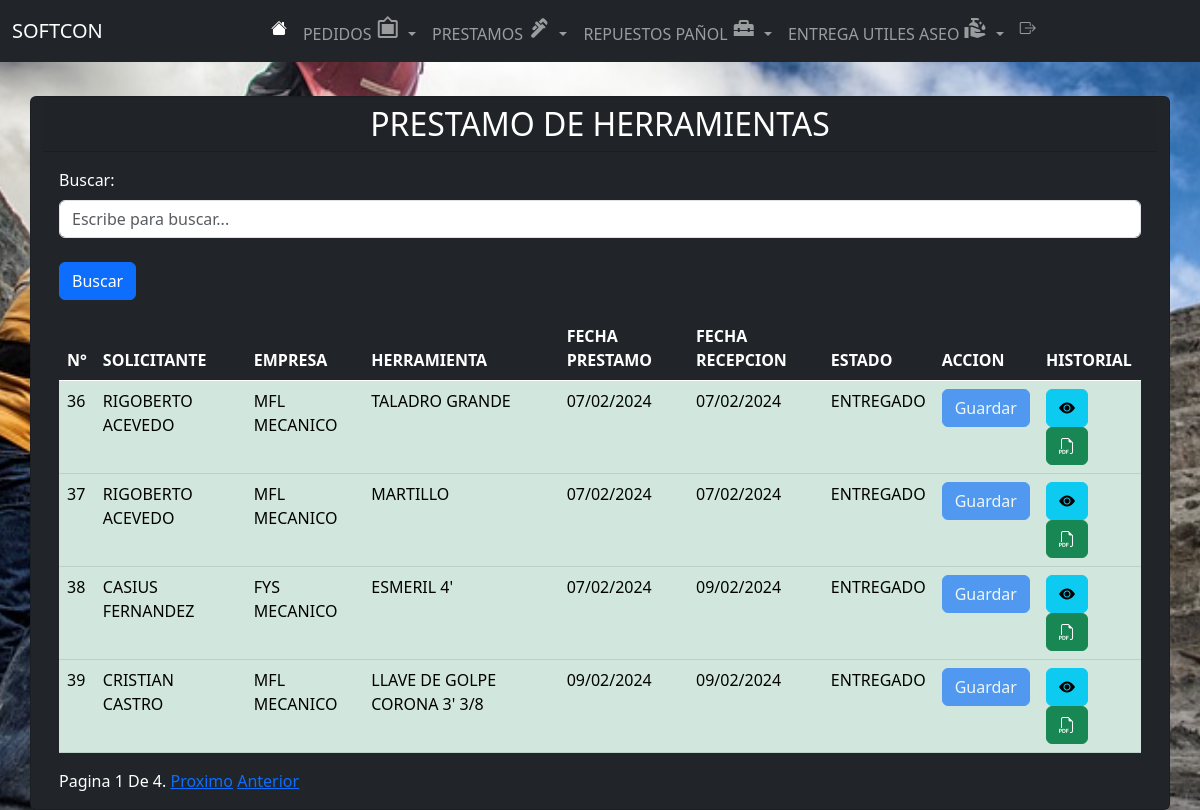
The app's page /lista_prestamo/ with its own data.
### app/models.py (models this page shows)
class Prestamo(models.Model):
    STATUS_CHOICES = [
        ('ENTREGADO', 'Entregado'),
        ('NO_ENTREGADO', 'No Entregado'),
    ]
    nombre_solicitante = models.ForeignKey(Obrero, related_name="prestamo", on_delete=models.CASCADE, verbose_name="Obrero")
    empresa = models.ForeignKey(Empresa, related_name="prestamo", on_delete=models.CASCADE, verbose_name="empresa")
    herramienta = models.ForeignKey(Herramienta, related_name="prestamo", on_delete=models.CASCADE, verbose_name="Herramienta")
    status = models.CharField(max_length=20, choices=STATUS_CHOICES, default='NO_ENTREGADO')
    fecha_creacion = models.DateField(auto_now_add=True)
    fecha_recepcion = models.DateField(null=True, blank=True)

class Obrero(models.Model):
    nombre = models.CharField(max_length=100)
    def __str__(self):
        return self.nombre

class Empresa(models.Model):
    nombre = models.CharField(max_length=100)
    def __str__(self):
        return self.nombre

class Herramienta(models.Model):
    nombre = models.CharField(max_length=100)
    def __str__(self):
        return self.nombre

### app/views.py (the view, shortened to what this page needs)
# urls.py: path('lista_prestamo/', lista_prestamo, name='lista_prestamo'),
def lista_prestamo(request):
    search_term = request.GET.get('buscar', '')
    prestamos_list = Prestamo.objects.all()
    for prestamo in prestamos_list:
        if prestamo.fecha_recepcion:
            prestamo.fecha_recepcion_formatted = prestamo.fecha_recepcion.strftime("%d/%m/%Y %H:%M")
        else:
            prestamo.fecha_recepcion_formatted = None
        if prestamo.fecha_creacion:
            prestamo.fecha_creacion_formatted = prestamo.fecha_creacion.strftime("%d/%m/%Y %H:%M")
        else:
            prestamo.fecha_creacion_formatted = None
    paginator = Paginator(prestamos_list, 4)  # Número de elementos por página
    page = request.GET.get('page', 1)  # Obtener el número de página desde los parámetros GET
    try:
        prestamos = paginator.page(page)
    except PageNotAnInteger:
        prestamos = paginator.page(1)  # Si el parámetro page no es un entero, mostrar la primera página
    except EmptyPage:
        prestamos = paginator.page(paginator.num_pages)  # Si el parámetro page está fuera de rango, mostrar la última página
    return render(request, 'app/lista_Prestamo.html', {'prestamos': prestamos, 'search_term': search_term})

### app/templates/app/lista_Prestamo.html (shortened to what this page needs)
{% extends 'app/base.html' %}
{% load static %}
{% block content %}
<link rel="stylesheet" href="https://cdnjs.cloudflare.com/ajax/libs/twitter-bootstrap/5.3.0/css/bootstrap.min.css">
<br><br><br><br>
<div class="container">
  <div class="row justify-content-center">
    <div class="card bg-dark text-white">
      <h2 class="card-header text-center">PRESTAMO DE HERRAMIENTAS</h2>
      <div class="card-body">
        <div class="mb-3">
          <form method="GET" action="{% url 'lista_prestamo' %}">
            <label for="buscar" class="form-label">Buscar:</label>
            <input type="text" class="form-control" id="buscar" name="buscar" placeholder="Escribe para buscar..."
              value="{{ search_term }}">
            <br>
            <button type="submit" class="btn btn-primary">Buscar</button>
          </form>
        </div>
        <div class="table-responsive">
          <table class="table table-dark" style="width:100%" id="tabla-prestamos">
            <thead>
              <tr>
                <th>N°</th>
                <th>SOLICITANTE</th>
                <th>EMPRESA</th>
                <th>HERRAMIENTA</th>
                <th>FECHA PRESTAMO</th>
                <th>FECHA RECEPCION</th>
                <th>ESTADO</th>
                <th>ACCION</th>
                <th>HISTORIAL</th>
              </tr>
            </thead>
            <tbody>
              {% for prestamo in prestamos %}
              <tr
                class="{% cycle 'even' 'odd' %} {% if prestamo.status == 'ENTREGADO' %}table-success custom-success{% else %}table-danger custom-danger{% endif %}">
                <td>{{ prestamo.id }}</td>
                <td>{{ prestamo.nombre_solicitante }}</td>
                <td>{{ prestamo.empresa }}</td>
                <td>{{ prestamo.herramienta }}</td>
                <td>
                  {% if prestamo.fecha_creacion %}
                  {{ prestamo.fecha_creacion|date:"d/m/Y" }}
                  {% else %}
                  Sin fecha de creación
                  {% endif %}
                </td>
                <td>
                  {% if prestamo.fecha_recepcion %}
                  {{ prestamo.fecha_recepcion|date:"d/m/Y" }}
                  {% else %}
                  Sin fecha de recepcion
                  {% endif %}
                </td>
                <td>{{ prestamo.status }}</td>
                <td>
                  <form method="POST" action="{% url 'editar_prestamo' prestamo.id %}">
                    <button type="submit" {% if prestamo.status == 'ENTREGADO' %}disabled{% endif %}
                      class="btn btn-primary">Guardar
                    </button>
                  </form>
                </td>
                <td>
                  {% if prestamo.nombre_solicitante %}
                  <a href="{% url 'lista_prestamos_obrero' prestamo.nombre_solicitante.id %}" class="btn btn-info"><i class="bi bi-eye-fill"></i></a>
                  {% else %}
                  <span class="btn btn-warning disabled">Ver préstamos</span>
                  {% endif %}
                  <a href="{% url 'generar_pdf_prestamos' %}?buscar={{ search_term }}" class="btn btn-success"><i class="bi bi-filetype-pdf"></i></a>
                </td>
              </tr>
              {% endfor %}
            </tbody>
          </table>
        </div>
        <div class="pagination">
          <span class="step-links">
            <span class="current">
              Pagina {{ prestamos.number }} De {{ prestamos.paginator.num_pages }}.
            </span>
            {% if prestamos.has_next %}
            <a href="?page={{ prestamos.next_page_number }}&buscar={{ search_term }}">Proximo</a>
            <a href="?page={{ prestamos.paginator.num_pages }}&buscar={{ search_term }}">Anterior</a>
            {% endif %}
          </span>
        </div>
      </div>
    </div>
  </div>
</div>
<link rel="stylesheet" href="https://cdnjs.cloudflare.com/ajax/libs/font-awesome/5.15.1/css/all.min.css">
{% endblock %}

### records on screen
Prestamo: id "36", nombre_solicitante "RIGOBERTO ACEVEDO", empresa "MFL MECANICO", herramienta "TALADRO GRANDE", fecha_creacion "07/02/2024", fecha_recepcion "07/02/2024", status "ENTREGADO"
Prestamo: id "37", nombre_solicitante "RIGOBERTO ACEVEDO", empresa "MFL MECANICO", herramienta "MARTILLO", fecha_creacion "07/02/2024", fecha_recepcion "07/02/2024", status "ENTREGADO"
Prestamo: id "38", nombre_solicitante "CASIUS FERNANDEZ", empresa "FYS MECANICO", herramienta "ESMERIL 4'", fecha_creacion "07/02/2024", fecha_recepcion "09/02/2024", status "ENTREGADO"
Prestamo: id "39", nombre_solicitante "CRISTIAN CASTRO", empresa "MFL MECANICO", herramienta "LLAVE DE GOLPE CORONA 3' 3/8", fecha_creacion "09/02/2024", fecha_recepcion "09/02/2024", status "ENTREGADO"

### other values on screen
{{ prestamos.number }} "1"
{{ prestamos.paginator.num_pages }} "4"
